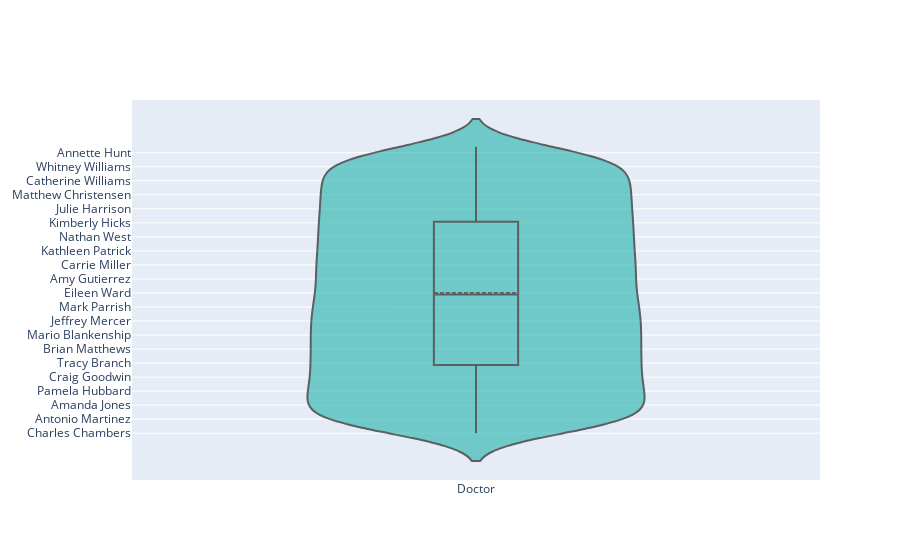

Source (notebook cell):
### Code cell
import plotly.graph_objects as go
fig = go.Figure(data=go.Violin(y=ds['Doctor'], box_visible=True, line_color='black',
                               meanline_visible=True, fillcolor='lightseagreen', opacity=0.6,
                               x0='Doctor'))

fig.update_layout(yaxis_zeroline=False)
fig.show()

### Figure 1 — Plotly figure (JSON) as saved in the notebook; plotly's stock layout.template omitted (floating-point values rounded to 4 significant figures; data arrays with more than 128 entries replaced by an {"elided": "..."} marker saying what was removed)
{"data": [{"box": {"visible": true}, "fillcolor": "lightseagreen", "line": {"color": "black"}, "meanline": {"visible": true}, "opacity": 0.6, "type": "violin", "x0": "Doctor", "y": {"elided": "10000 str values"}}], "layout": {"yaxis": {"zeroline": false}}}
